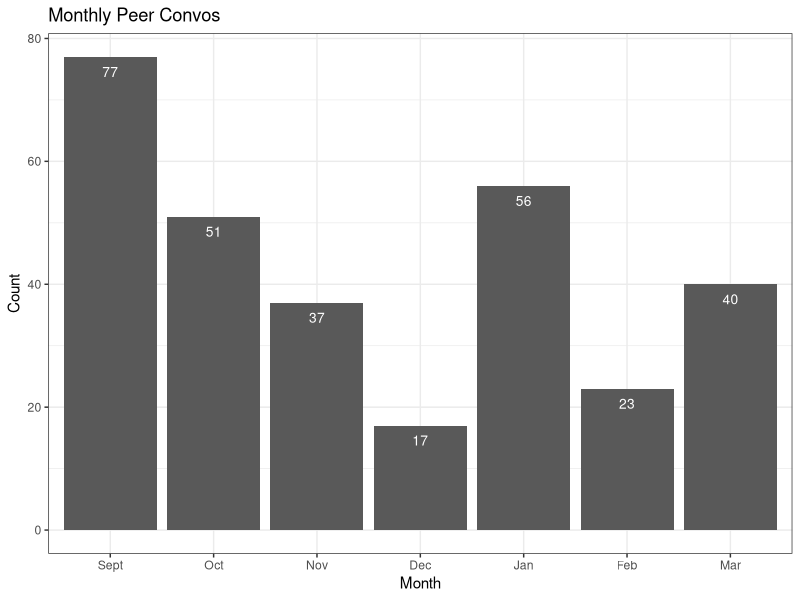
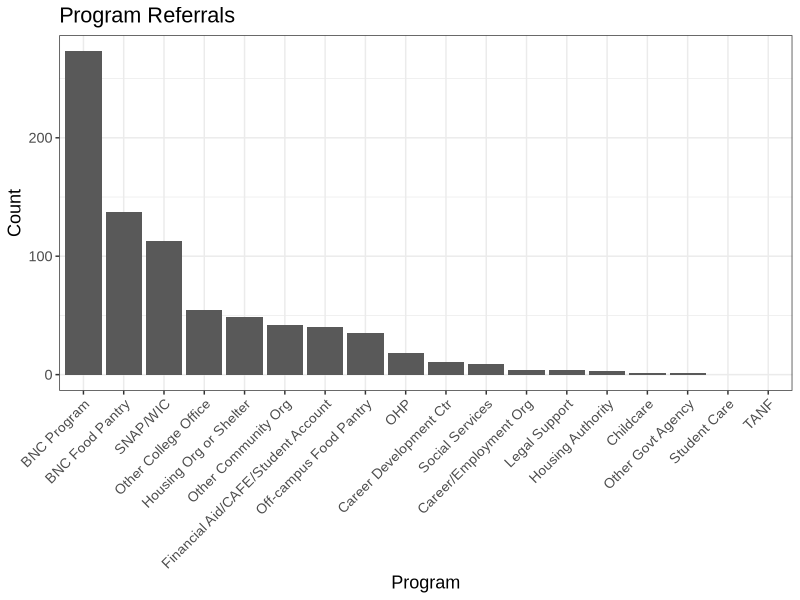
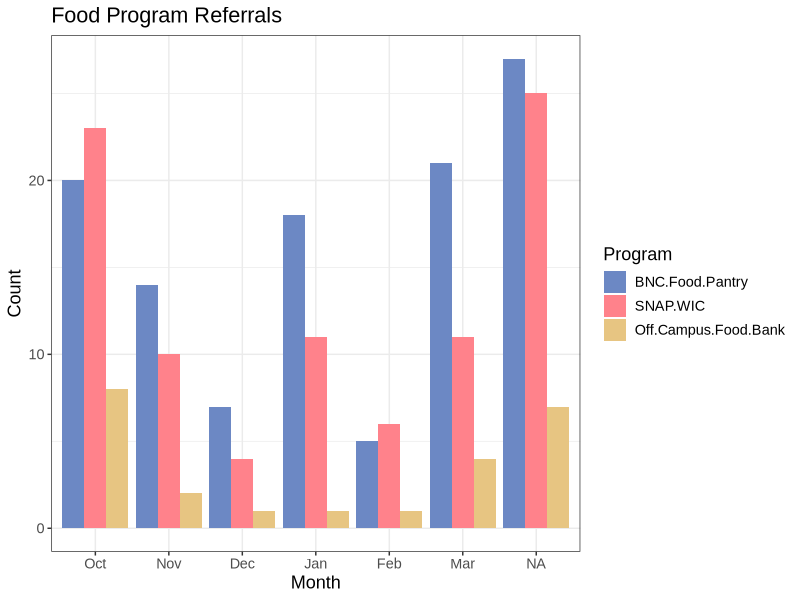
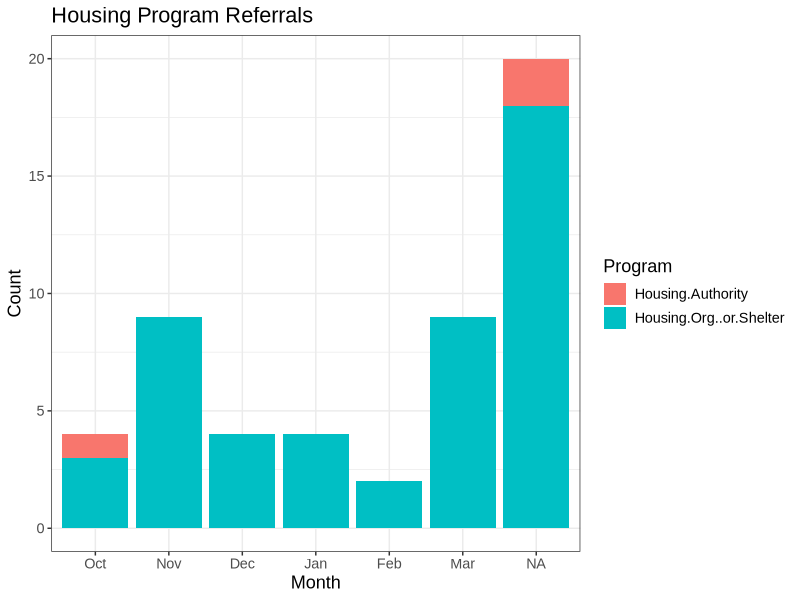
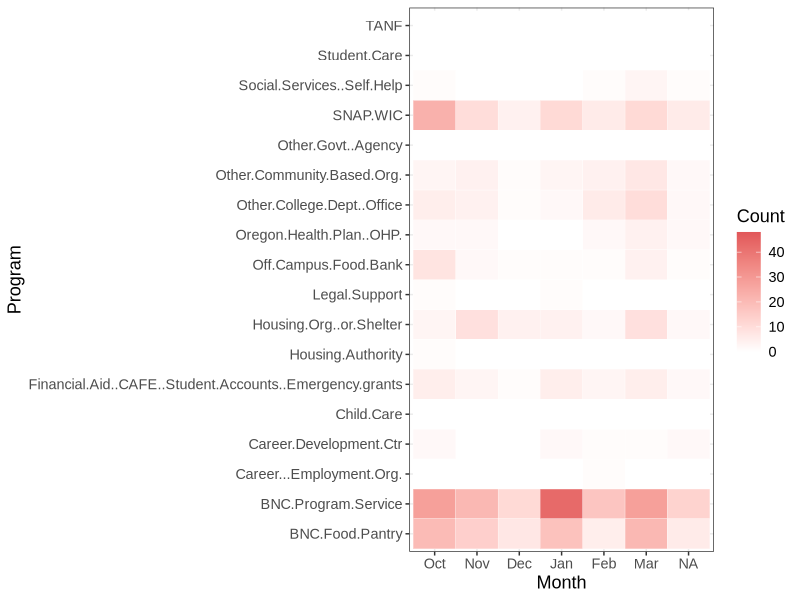
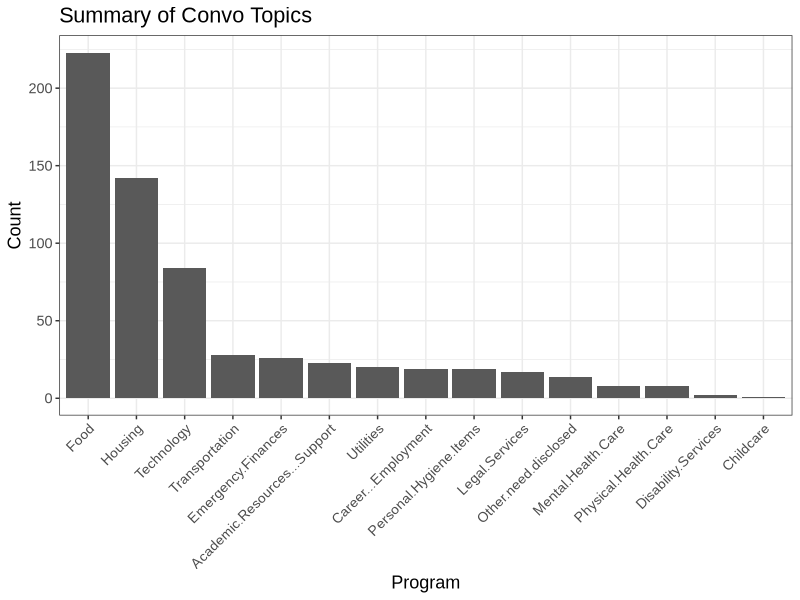
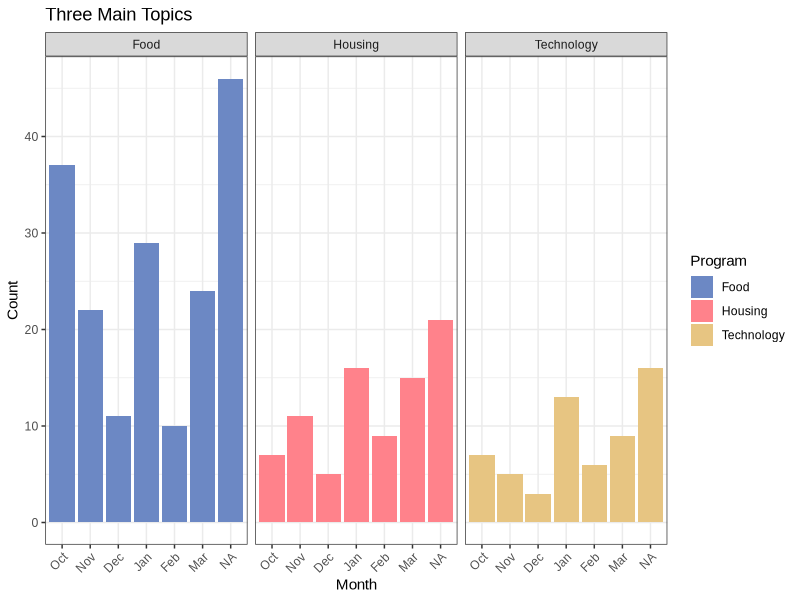
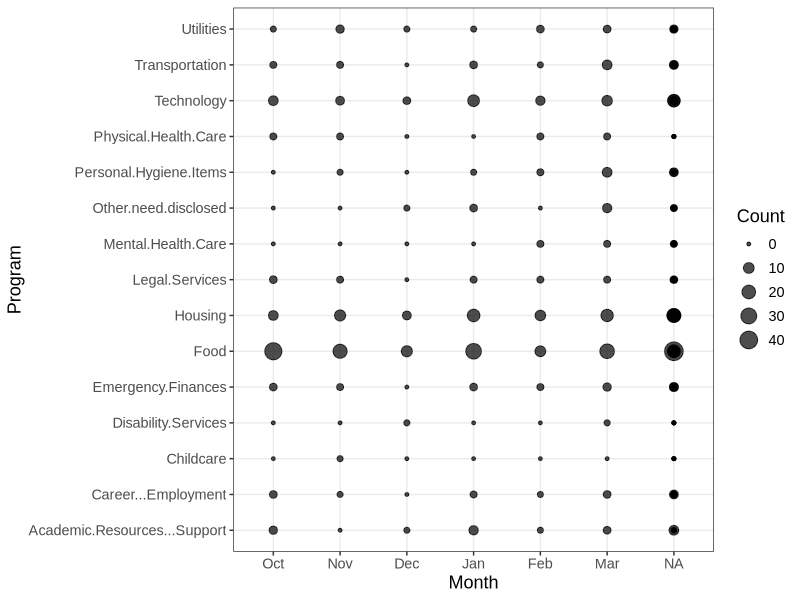

Recreate these plots in R, in order.
## ---- chunk 1
#| echo: false
suppressPackageStartupMessages(library(tidyverse))
## ---- chunk 2
#| echo: false
pal <- c("#6C88C4","#FF828B","#E7C582")
## ---- chunk 3
#| echo: false
referrals <- read.csv('Referrals.csv')

month_order <- c("Sept", "Oct", "Nov", "Dec", "Jan", "Feb","Mar")

referrals <- referrals |>
  pivot_longer(cols = -1,
                names_to = 'Program',
                values_to = 'Count') |>
    rename(Month = Referral) |>
  mutate(Month = factor(Month, levels = month_order))
## ---- chunk 4
#| label: Monthly Peer Convos
#| echo: false

convo_counts = c(77, 51, 37, 17, 56, 23, 40)

convo_totals <- data.frame(Month = factor(month_order, levels = month_order), Count = convo_counts)

ggplot(convo_totals, aes(x = Month, y = Count)) +
  geom_col() +
  theme(text=element_text(size=13, family="Arial")) +
  geom_text(aes(label = Count), vjust = 2, color = "white", size = 3.5) +
  theme_bw() +
  labs(
    title = 'Monthly Peer Convos'
  )
## ---- chunk 5
#| label: Summary of Referrals
#| echo: false

referral_summary <- referrals |>
  group_by(Program) |>
  summarize(Count = sum(Count)) |>
  arrange(desc(Count)) |>
  mutate(Program = factor(Program, levels = Program))

programs = c('BNC Program', 'BNC Food Pantry', 'SNAP/WIC', 'Other College Office', 'Housing Org or Shelter', 'Other Community Org', 'Financial Aid/CAFE/Student Account', 'Off-campus Food Pantry', 'OHP', 'Career Development Ctr', 'Social Services', 'Career/Employment Org', 'Legal Support', 'Housing Authority', 'Childcare', 'Other Govt Agency', 'Student Care', 'TANF')

ggplot(referral_summary, aes(x = Program, y = Count)) +
  geom_col() +
  scale_x_discrete(labels = programs) +
  theme_bw() +
  theme(axis.text.x = element_text(angle = 45, hjust = 1),
        text=element_text(size=13, family="Arial")) +
  labs(
    title = 'Program Referrals'
  )
## ---- chunk 6
#| label: Food Program Referrals
#| echo: false

# Isolate the food programs
food_programs <- referrals |>
  filter(Program == c('SNAP.WIC', 'BNC.Food.Pantry', 'Off.Campus.Food.Bank')) |>
  mutate(Program = factor(Program, levels = c('BNC.Food.Pantry', 'SNAP.WIC', 'Off.Campus.Food.Bank')))
  
# Create barplot of food programs
ggplot(data = food_programs, aes(x = Month, y = Count, fill = Program)) +
  geom_col(position = 'dodge') +
  scale_fill_manual(values = pal) +
  theme_bw() +
  theme(text=element_text(size=13, family="Arial")) +
  labs(
    title = 'Food Program Referrals'
  )
## ---- chunk 7
#| label: Housing Program Referrals
#| echo: false

# Isolate housing programs
housing_programs <- referrals |>
  filter(Program == 'Housing.Org..or.Shelter' | Program == 'Housing.Authority')

ggplot(data = housing_programs, aes(x = Month, y = Count, fill = Program)) +
  geom_col() +
  theme_bw() +
  theme(text=element_text(size=13, family="Arial")) +
  labs(
    title = 'Housing Program Referrals'
  )
## ---- chunk 8
#| echo: false

heatmap_programs <- c('BNC Food Pantry', 'BNC Program/Service', 'Career/Employment Org', 'Career Development Ctr', 'Childcare', 'Financial Aid')

ggplot(referrals, aes(Month, Program)) +
  geom_tile(aes(fill = Count), color = "white") +
  scale_fill_gradient(low = "white", high = "#E15759") +
  theme_bw() +
  scale_y_discrete() +
  theme(text=element_text(size=13, family="Arial"))
## ---- chunk 9
#| echo: false
topics <- read.csv('Topics.csv')

topics <- topics |>
  pivot_longer(cols = -1,
                names_to = 'Program',
                values_to = 'Count') |>
    rename(Month = Topic) |>
    mutate(Month = factor(Month, levels = month_order))

## ---- chunk 10
#| label: Summary of Topics
#| echo: false

topics_summary <- topics |>
  group_by(Program) |>
  summarize(Count = sum(Count)) |>
  arrange(desc(Count)) |>
  mutate(Program = factor(Program, levels = Program))

ggplot(topics_summary, aes(x = Program, y = Count)) +
  geom_col() +
  theme_bw() +
  theme(axis.text.x = element_text(angle = 45, hjust = 1),
        text=element_text(size=13, family="Arial")) +
  labs(
    title = 'Summary of Convo Topics'
  )
## ---- chunk 11
#| label: Three Main Topics
#| echo: false

top3 <- topics |>
  filter(Program == 'Food' | Program == 'Housing' | Program == 'Technology')

ggplot(top3, aes(x = Month, y = Count, fill = Program)) +
  geom_bar(stat = "identity", position = "dodge") +
  facet_wrap(~Program) +
  scale_fill_manual(values = pal) +
  theme_bw() +
  theme(axis.text.x = element_text(angle = 45, hjust = 1),
    text=element_text(size=11, family="Arial")) +
  labs(
    title = 'Three Main Topics'
  )
## ---- chunk 12
#| echo: false
ggplot(topics, aes(x = Month, y = Program, size = Count)) +
  geom_point(alpha = 0.7) +
  theme_bw() +
  theme(text=element_text(size=13, family="Arial"))
